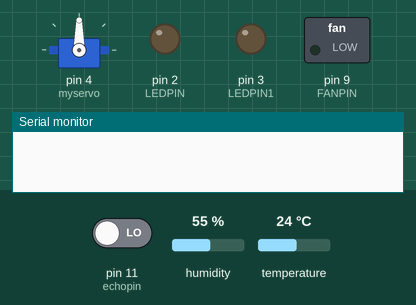
Recording of a sketch running on a simulated Arduino Uno, built with avr-gcc and run on an emulated ATmega328P. Shown: servo, switched loads named in the sketch (green lamp = pin HIGH), output pins drawn as LEDs (lit = HIGH), the last lines printed to the serial monitor. The test bench sets the inputs (shaded band); at power-on: temperature 24 °C, pin 11 (echopin) LOW, humidity 55 %. Pins used as bus, display or sensor lines are not drawn.

Above: at 2.8 s.
2.9 s: temperature set to 28 °C
At 4.2 s:
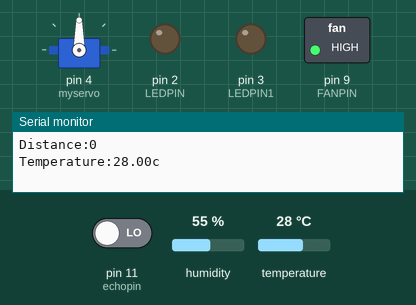
12.5 s: temperature set to 12 °C
At 16.2 s:
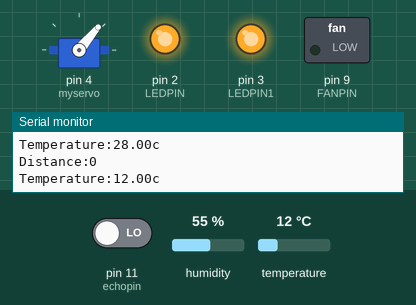
16.5 s: temperature set to 33 °C
At 21.0 s:
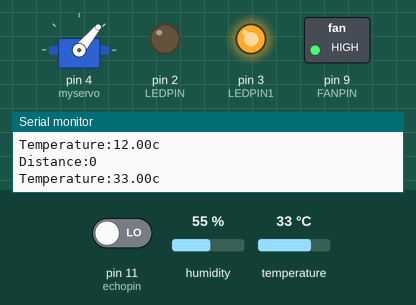
28.4 s: temperature set to 19 °C
At 33.1 s:
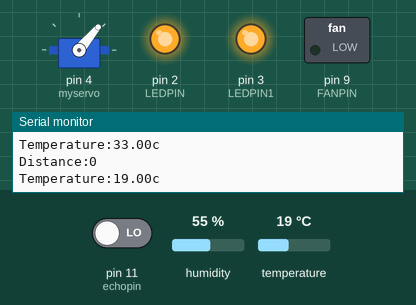
Timing chart, 0 to 34.6 s (numbered marks = the images above; inputs shaded):
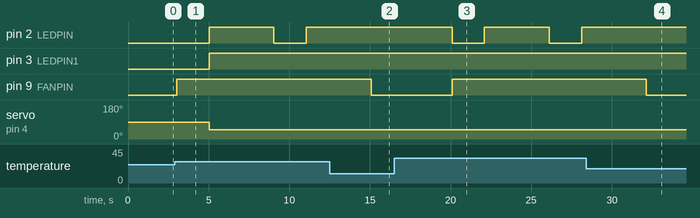

The sketch:

DHT.ino
```cpp
#include <DHT.h>
#include<Servo.h>
Servo myservo;
int pos=0;
#define DHTPIN 7
#define DHTTYPE DHT11
#define FANPIN 9
#define LEDPIN 2
#define LEDPIN1 3
DHT dht(DHTPIN, DHTTYPE);

  //ultrasonic
long duration;
int distance;
const int trigpin=10;
const int echopin=11;
void setup() {
  myservo.attach(4);
  myservo.write(90);
  dht.begin();
  pinMode(FANPIN, OUTPUT);
  pinMode(LEDPIN,OUTPUT);
  pinMode(LEDPIN1,OUTPUT);
  pinMode(trigpin,OUTPUT);
  pinMode(echopin,INPUT);
  Serial.begin(9600);
}

void loop() {
  digitalWrite(trigpin,LOW);
  delay(1000);
  digitalWrite(trigpin,HIGH);
  delay(1000);
  digitalWrite(trigpin,LOW);

  duration=pulseIn(echopin,HIGH);

  distance=duration*0.034/2;

  Serial.print("Distance:");
  Serial.println(distance);


  float temperature = dht.readTemperature();
  Serial.print("Temperature:");
  Serial.print(temperature);
  Serial.println("c");

  if (temperature > 26){
    digitalWrite(FANPIN, HIGH);
  //  myservo.write(150);
     digitalWrite(LEDPIN,LOW);
    delay(1000);
  }
  else {
    digitalWrite(FANPIN, LOW);
   // myservo.write(50);
    digitalWrite(LEDPIN,HIGH);
  }
  delay(1000);

  if(distance<27){
digitalWrite(LEDPIN,HIGH);
digitalWrite(LEDPIN1,HIGH);
myservo.write(50);
delay(1000);

  }else {
myservo.write(150);
digitalWrite(LEDPIN, LOW);
digitalWrite(LEDPIN1,LOW);
delay(100);
}
}
```

Measured:
- the behaviour switches between 26 and 27 °C on temperature (found by bisection; images 0 and 1)
- after the input at 2.9 s, pin 2 (LEDPIN): LOW → HIGH after 2.1 s instead of 0.12 s; pin 3 (LEDPIN1): LOW → HIGH after 2.1 s instead of 1.1 s; pin 9 (FANPIN): LOW → HIGH after 0.12 s; servo on pin 4 (myservo): 90° → 50° after 2.1 s instead of 1.1 s
- after the input at 12.5 s, pin 2 (LEDPIN): stays HIGH (without the input it goes to LOW after 2.6 s); pin 9 (FANPIN): HIGH → LOW after 2.6 s
- after the input at 16.5 s, pin 2 (LEDPIN): alternates HIGH for 4.0 s and LOW for 2.0 s, starting after 3.6 s; pin 9 (FANPIN): LOW → HIGH after 3.6 s
- after the input at 28.4 s, pin 2 (LEDPIN): stays HIGH (without the input it goes to LOW after 3.7 s); pin 9 (FANPIN): HIGH → LOW after 3.7 s
